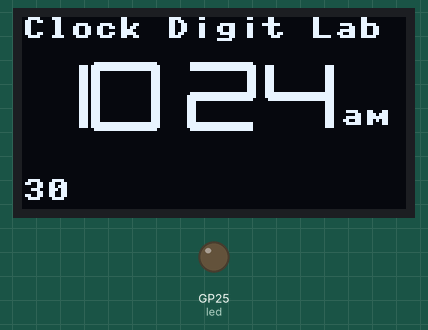
This program was run on a simulated Raspberry Pi Pico running MicroPython. On the bench: 128×64 one-colour display, output pins drawn as LEDs (lit = HIGH). The clock reads 2024-03-15 10:24:30 at power-on unless the program sets it; library files of the repository ran but are not shown: ssd1306.py; pins used as bus, display or sensor lines are not drawn.

Above: at 0.1 s.
At 5.1 s:
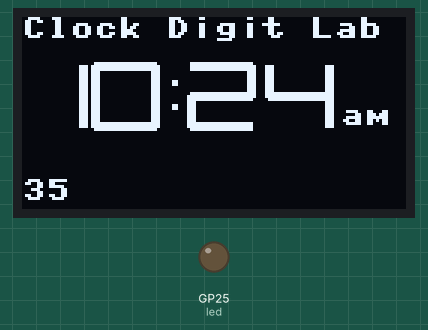
At 11.1 s:
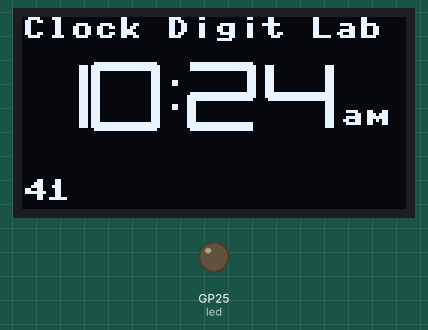
At 19.2 s:
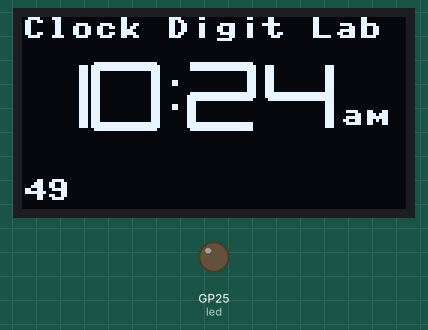
At 28.2 s:
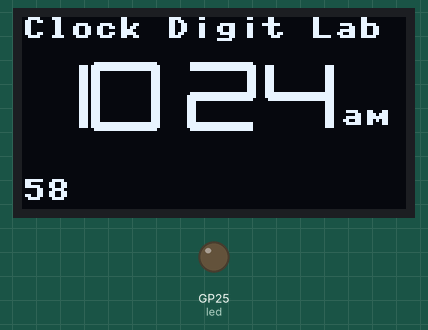
At 38.3 s:
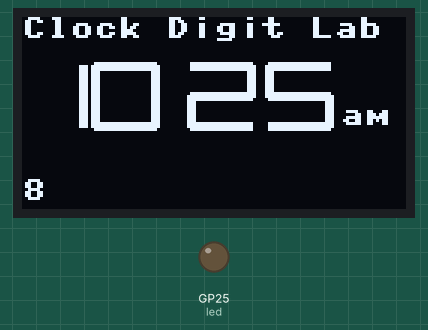

The program:

main.py
```python
# clock digits
import machine
import utime
import ssd1306
from utime import sleep, localtime
led = machine.Pin(25, machine.Pin.OUT)

SCL=machine.Pin(2) # SPI CLock
SDA=machine.Pin(3) # SPI Data
spi=machine.SPI(0, sck=SCL, mosi=SDA, baudrate=100000)

RES = machine.Pin(4)
DC = machine.Pin(5)
CS = machine.Pin(6)

oled = ssd1306.SSD1306_SPI(128, 64, spi, DC, RES, CS)

segmentMapping = [
  #a, b, c, d, e, f, g
  [1, 1, 1, 1, 1, 1, 0], # 0
  [0, 1, 1, 0, 0, 0, 0], # 1
  [1, 1, 0, 1, 1, 0, 1], # 2
  [1, 1, 1, 1, 0, 0, 1], # 3
  [0, 1, 1, 0, 0, 1, 1], # 4
  [1, 0, 1, 1, 0, 1, 1], # 5
  [1, 0, 1, 1, 1, 1, 1], # 6
  [1, 1, 1, 0, 0, 0, 0], # 7
  [1, 1, 1, 1, 1, 1, 1], # 8
  [1, 1, 1, 1, 0, 1, 1]  # 9
];

def drawThickHorizLine(x1, x2, y, width):
    oled.line(x1, y, x2, y, 1);
    if width > 1:
        oled.line(x1, y+1, x2, y+1, 1);
    if width > 2:
        oled.line(x1, y-1, x2, y-1, 1);
    if width > 3:
        oled.line(x1, y+2, x2, y+2, 1);
    if width > 4:
        oled.line(x1, y-2, x2, y-2, 1);

def drawThickVertLine(y1, y2, x, width):
    oled.line(x, y1, x, y2, 1);
    if width > 1:
        oled.line(x+1, y1, x+1, y2, 1);
    if width > 2:
        oled.line(x-1, y1, x-1, y2, 1);
    if width > 3:
        oled.line(x+2, y1, x+2, y2, 1);
    if width > 4:
        oled.line(x-2, y1, x-2, y2, 1);

# x and y are the center of the digit, size is the center to edge
def drawDigit(digit, x, y, size, width):
  segmentOn = segmentMapping[digit];

  # Horizontal segments
  for i in [0, 3, 6]:
    if (segmentOn[i]):
      if (i==0): yOffset = 0 # top
      if (i==3): yOffset = size*2 # bottom element
      if (i==6): yOffset = size # middle
      # oled.line(x - size, y+yOffset-size, x + size, y+yOffset-size, 1);
      drawThickHorizLine(x - size, x + size, y+yOffset-size, width)

  # Vertical segments
  for i in [1, 2, 4, 5]:
    if (segmentOn[i]) :
      if (i==1 or i==5):
          startY = y-size
          endY = y
      if (i==2 or i==4):
          startY = y
          endY = y + size
      if (i==4 or i==5): xOffset = -size
      if (i==1 or i==2): xOffset = +size
      xpos = x + xOffset
      # oled.line(xpos, startY, xpos, endY, 1)
      drawThickVertLine(startY, endY, xpos, width)

def update_screen(digit_val):
    oled.fill(0)
    oled.text('Clock Digit Lab', 0, 0, 1)
    dr = 10 # digit radius
    dch = 26 # digit center hight
    lm = 10 # left margin for all 4-digits
    dw = 24 # digit width (2*dr + spacing between digits
    cm = 8 # colon left margin
    width = 3

    # draw the hour digits
    hour = localtime()[3]
    if hour > 12:
        hour = hour - 12
        am_pm = 'pm'
    else:
        am_pm = 'am'
    if hour < 10:
        # just draw the second digit
        drawDigit(hour, lm+dw, dch, dr, width)
    else:
        # we have 10, 11 or 12 so the first digit is 1
        drawDigit(1, lm, dch, dr, width)
        # subtract 10 from the second digit
        drawDigit(hour-10, lm+dw, dch, dr, width)

    # draw the colon
    if localtime()[5] % 2:
        draw_colon(lm+dw*2+cm-16,dch-5)

    # draw the minutes
    minutes = localtime()[4]
    # value, x, y, size
    # left minute digit after the colon
    drawDigit(minutes // 10, lm+dw*2+cm, dch, dr, width)
    # right minute digit
    drawDigit(minutes % 10, lm+dw*3+cm+2, dch, dr, width)

    # draw the AM/PM
    oled.text(am_pm, lm+dw*4+cm-8, dch+3, 1)

    #oled.text(timeStrFmt(), 0, 46, 1)
    oled.text(str(localtime()[5]), 0, 54)
    #oled.text(str(digit_val), 0, 54, 1)

    oled.show()

def draw_colon(x,y):
    oled.fill_rect(x, y, 2, 2,1)
    oled.fill_rect(x, y+8, 2, 2,1)

def timeStrFmt():
    hour = localtime()[3]
    if hour > 12:
        hour = hour - 12
        am_pm = ' pm'
    else: am_pm = ' am'
    # format minutes and seconds with leading zeros
    minutes = "{:02d}".format(localtime()[4])
    return str(hour) + ':' + minutes + am_pm

counter = 0
while True:
    update_screen(counter)
    sleep(1)
    counter += 1
    if counter > 9:
        counter = 0
```

Measured:
- what the display in image 0 shows lasts 1.0 s, from 0.0 s to 1.0 s
